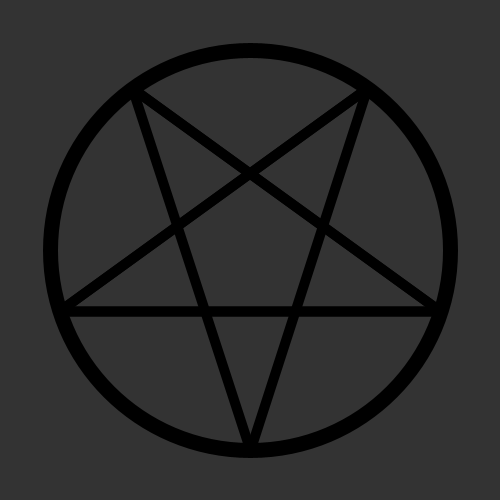
Frame 1 (no input)
Frame 60 (the mouse pressed at the canvas centre just before this capture): identical to frame 1, image omitted
Frame 120 (the mouse held since frame 60 and released just before this capture): identical to frame 1, image omitted

The Processing sketch that drew this single still picture (run headless with seeded random() and noise(); from frame 60 on, the mouse is pressed at the canvas centre):

// Processing sketch: pentagram
// ── pentagram.pde
// Global variables
float radius = 200; // Size of the circle

// number of points on the star
int numPoints = 5; // z,x will increment/decrement

// Controls:

// Keys:

// x  - add point
// z - remove point

void setup() {

  smooth();
  size(500, 500);
  strokeWeight(1);
  background(51);
}

void draw() {

  // flip canvas so that central 
  // point is on top
  
  //rotate(2*PI/2);
  //translate(-width,-height);
  
  // erase
  background(51);

  int numPoints = this.numPoints; 

  // calculate the angle each point is on
  float angle = TWO_PI/(float)numPoints; 

  // declare point plots array
  float[][] Plots;  

  // Setup the array
  Plots = new float [numPoints][2]; 
  for (int i = 0; i < numPoints; i++) { 
    float x = radius*sin(angle*i)+width/2;
    float y = radius*cos(angle*i)+height/2;
    Plots[i][0] = x; 
    Plots[i][1] = y;
    println(x);
    println(y);
  }
  noFill();

  // Draw satanic pentagram
  for (int i=0; i < numPoints; i++) { 
    if(i > 0) {
      strokeWeight(10);
      float x = Plots[i][0];
      float y = Plots[i][1];
      for (int ii = 0; ii < numPoints; ii++) { 

        // todo skip drawing the 
        // first and last lines
        // only draw between point more than one away?
        
        int nextPlot = ii + i + 2;
        if(nextPlot >= numPoints) {
          nextPlot = nextPlot - numPoints;
          //println(nextPlot);
        }
        if(ii < 2) {
          float xx = Plots[nextPlot][0];
          float yy = Plots[nextPlot][1];  
          line(x, y, xx, yy);
        }
      }
    }
  }

  // Draw satanic circle
  // around pentagram
  strokeWeight(15);
  ellipse(Plots[0][0], (Plots[0][1] -200), 400, 400);
  
//save("pentagram.jpg");

}

void keyPressed() {
  if (key == 'z') {
    numPoints--;
  }
  if (key == 'x') {
    numPoints++;
  }
  
  numPoints = constrain(numPoints, 3, 30);
  redraw();
}
